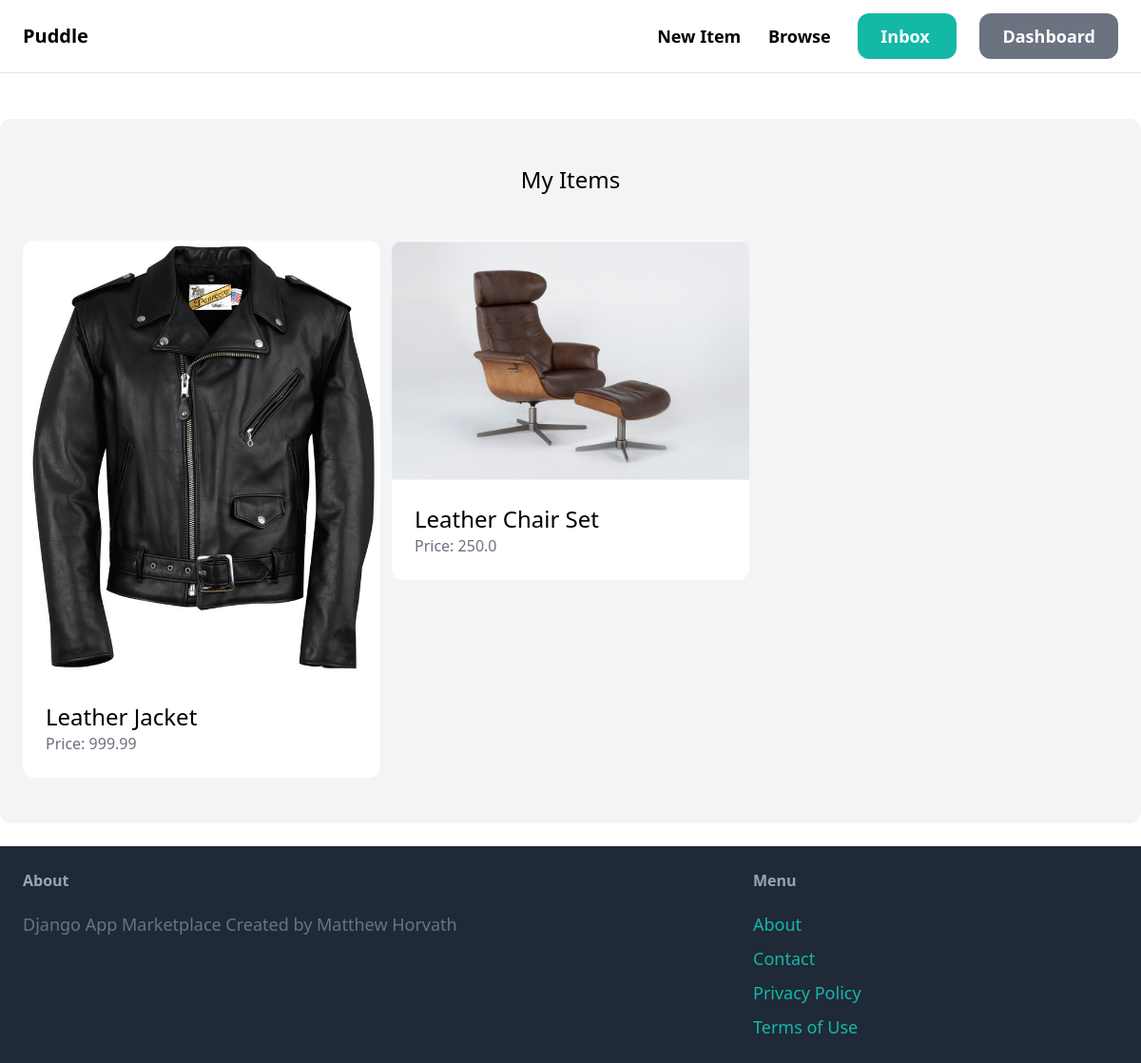
The page /dashboard/ (signed in) on the database its author committed.
### item/models.py (models this page shows, shortened)
class Item(models.Model):
    category = models.ForeignKey(Category, related_name = 'items', on_delete = models.CASCADE)
    name = models.CharField(max_length = 255)
    description = models.TextField(blank = True, null = True)
    price = models.FloatField()
    image = models.ImageField(upload_to = 'item_images', blank = True, null = True)
    is_sold = models.BooleanField(default = False)
    created_by = models.ForeignKey(User, related_name = 'items', on_delete = models.CASCADE)
    created_at = models.DateTimeField(auto_now_add = True)

### dashboard/views.py (the view)
# urls.py: path('', views.index, name = 'index'),
@login_required
def index(request):
    items = Item.objects.filter(created_by=request.user)
    return render(request, 'dashboard/index.html', {
        'items': items,
    })

### dashboard/templates/dashboard/index.html (shortened to what this page needs)
{% extends 'core/base.html' %}
{% block content %}
    <div class="mt-6 px-6 py-12 bg-gray-100 rounded-xl">
        <h2 class="mb-12 text-2xl text-center">My Items</h2>
        <div class="grid grid-cols-3 gap-3">
            {% for item in items %}
                <div>
                    <a href="{% url 'item:detail' item.id %}">
                        <div>
                            <img src="{{ item.image.url }}" class="rounded-t-xl">
                        </div>
                        <div class="p-6 bg-white rounded-b-xl">
                            <h2 class="text-2xl">{{ item.name }}</h2>
                            <p class="text-gray-500">Price: {{ item.price }}</p>
                        </div>
                    </a>
                </div>
            {% endfor %}
        </div>
    </div>
{% endblock %}

### rows shown on the page
Item: image (picture), name "Leather Jacket", price "999.99"
Item: image (picture), name "Leather Chair Set", price "250.0"
